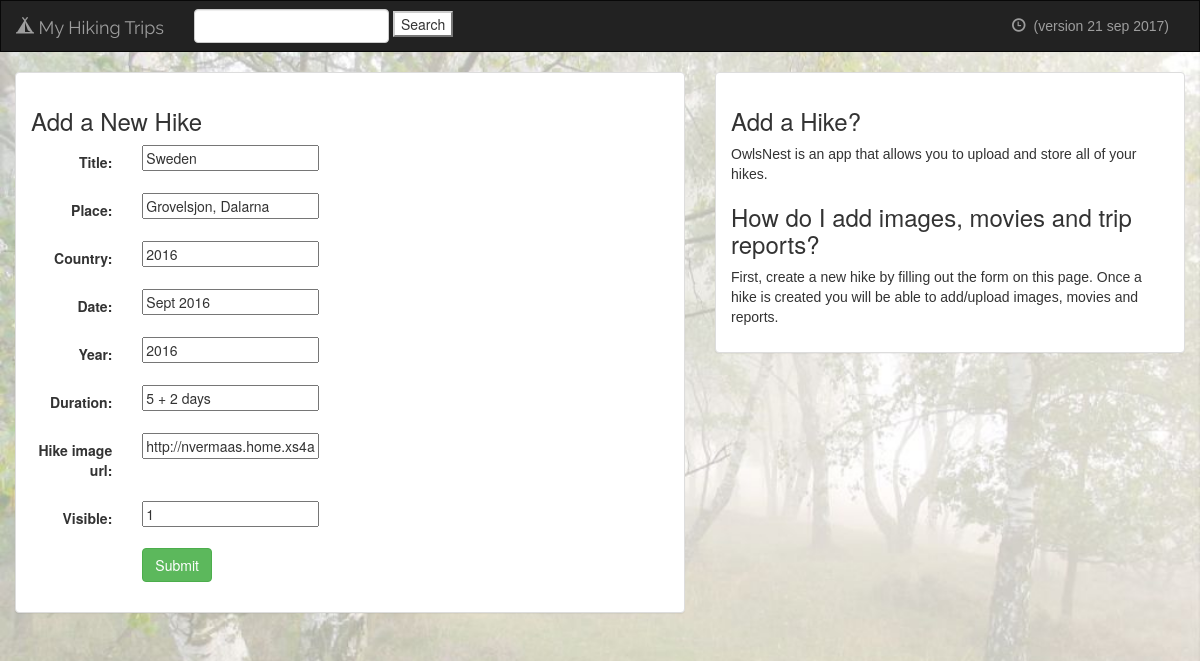
The page /hiking/hike/3/ on the database as committed earlier.
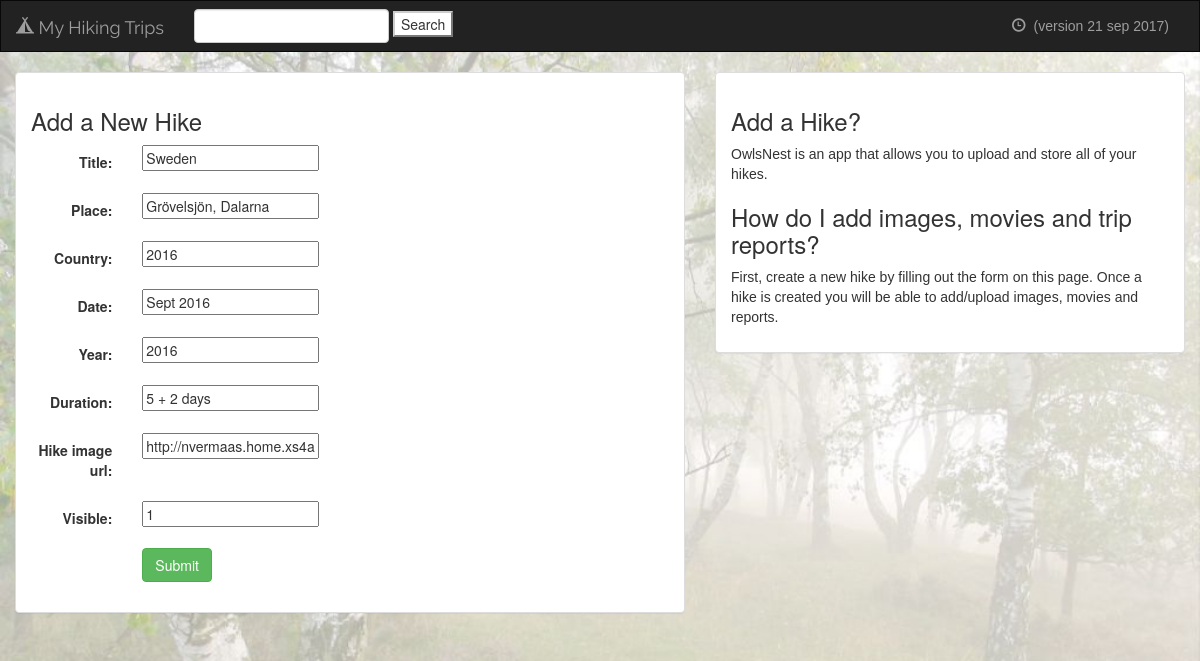
The same page on the database as committed later.
### hiking/models.py (models this page shows, shortened)
class Hike(models.Model):
    title = models.CharField(max_length=100)
    place = models.CharField(max_length=40)
    country = models.CharField(max_length=20)
    date = models.CharField(max_length=20)
    year = models.IntegerField(default=2000)
    duration = models.CharField(max_length=20)
    hike_image_url = models.URLField(max_length=250, default='',blank=True)
    visible = models.IntegerField(default=1)

### hiking/views.py (the view)
# urls.py: url(r'hike/(?P<pk>[0-9]+)/$', views.UpdateHike.as_view(), name='hike-update'),
class UpdateHike(UpdateView):
    model = Hike
    fields = ['title','place','country','date','year','duration', 'hike_image_url', 'visible']

### hiking/templates/hiking/hike_form.html (shortened to what this page needs)
{% extends 'hiking/base.html' %}
{% block myBlock %}
<div class="container-fluid">
    <div class="row">
        <div class="col-sm-12 col-md-7">
            <div class="panel panel-default">
                <div class="panel-body">
                    <h3>Add a New Hike</h3>
                    <form class="form-horizontal" role="form" action="" method="post" enctype="multipart/form-data">
                        {% include 'hiking/form-template.html' %}
                        <div class="form-group">
                            <div class="col-sm-offset-2 col-sm-10">
                                <button type="submit" class="btn btn-success">Submit</button>
                            </div>
                        </div>
                    </form>
                </div>
            </div>
        </div>
        <div class="col-sm-12 col-md-5">
            <div class="panel panel-default">
                <div class="panel-body">
                    <h3>Add a Hike?</h3>
                    <p>OwlsNest is an app that allows you to upload and store all of your hikes.</p>
                    <h3>How do I add images, movies and trip reports?</h3>
                    <p>First, create a new hike by filling out the form on this page. Once a hike is created you will be able to add/upload images, movies and reports.</p>
                </div>
            </div>
        </div>
    </div>
</div>
{% endblock %}

### hiking/templates/hiking/base.html (shortened to what this page needs)
<!DOCTYPE html>
<html lang="en">
<head>
    {% load staticfiles %}
    <link rel="stylesheet" href="https://maxcdn.bootstrapcdn.com/bootstrap/3.3.6/css/bootstrap.min.css">
    <link rel="stylesheet" type="text/css" href="{% static 'hiking/mystyle.css' %}"/>
</head>
<body>
    <nav class="navbar navbar-inverse">
        <div class="container-fluid">
            <div class="navbar-header">
                <a class="navbar-brand" href="{% url 'hiking:index' %}"> <span class="glyphicon glyphicon-tent" aria-hidden="true"></span>  My Hiking Trips</a>
            </div>
            <div class="collapse navbar-collapse" id="myTopNavBar">
                <form class="navbar-form navbar-left" role="Search"  method="get" action="query/">
                    <div class="form-group">
                        <input type="text" class="form-control" name="search_box" value="">
                    </div>
                    <button type="submit" class="bbtn btn-default">Search</button>
                </form>
                <ul class="nav navbar-nav navbar">
                </ul>
                 <ul class="nav navbar-nav navbar-right">
                     <li class="">
                        <a href="{% url 'hiking:contact' %}">
                            <span class="glyphicon glyphicon-time" aria-hidden="true"></span>&nbsp; (version 21 sep 2017)
                        </a>
                    </li>
                </ul>
            </div>
        </div>
    </nav>
    {% block myBlock %}
    {% endblock %}
</body>
</html>

### hiking/templates/hiking/form-template.html (shortened to what this page needs)
{% for field in form %}
    <div class="form-group">
         <div class="col-sm-offset-2 col-sm-10">
         </div>
        <label class="control-label col-sm-2">{{ field.label_tag }}</label>
        <div class="col-sm-10"> {{ field }}</div>
    </div>
{% endfor %}

### hiking/static/hiking/mystyle.css (style rules this page uses)
body { background: gray url("images/background.png"); background-size: 100%; background-repeat: no-repeat; }
.navbar { border-radius:0; }
.navbar-brand { font-family: 'Raleway',cursive; }
h1, h2, p, ul, li { font-family: Helvetica, Arial, sans-serif; }

Rows that differ between the two databases and show on the page:
changed Hike "Sweden": place "Grovelsjon, Dalarna" → "Grövelsjön, Dalarna"
